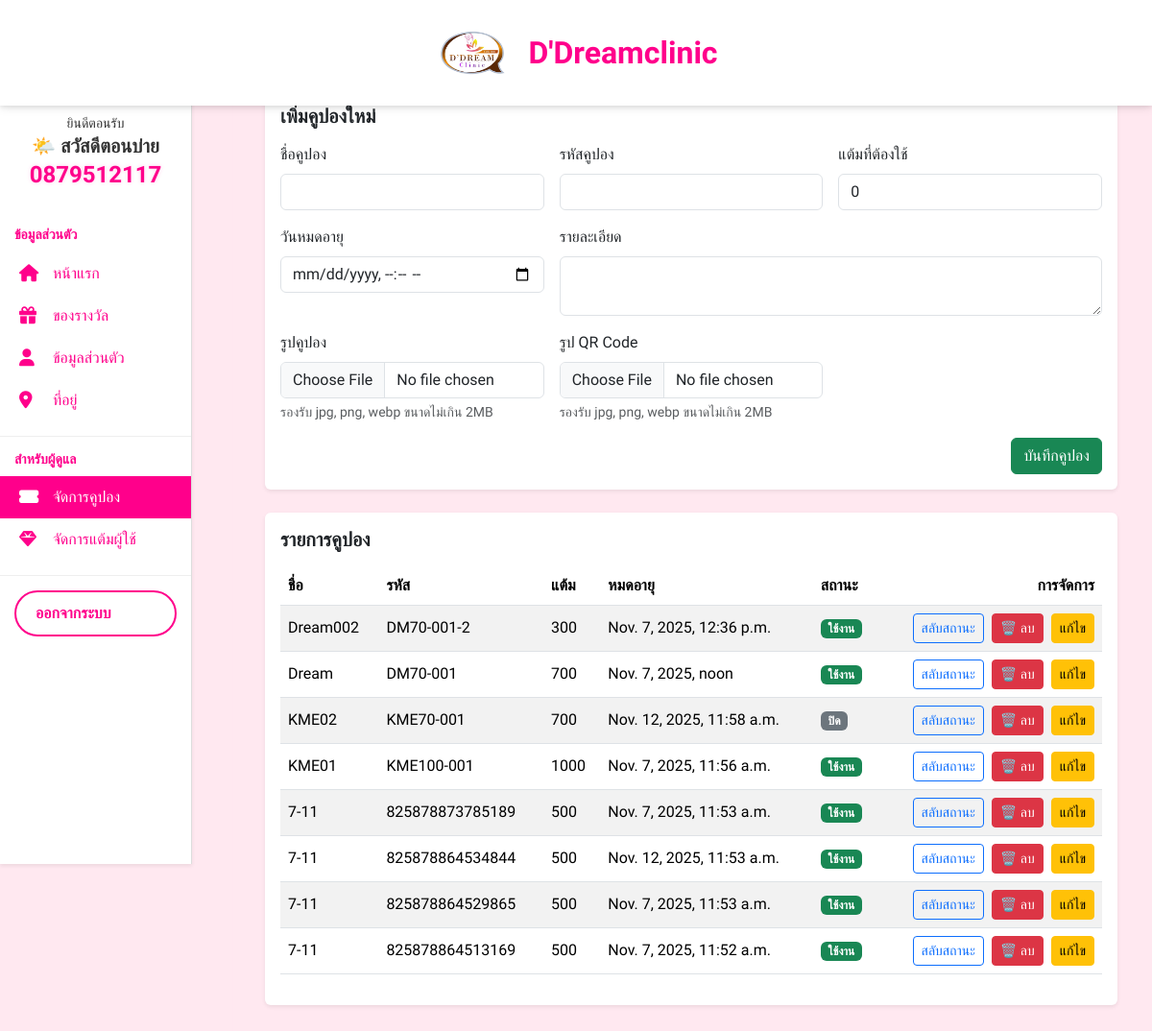
The page /account/coupon/ (signed in) on the database as committed earlier.
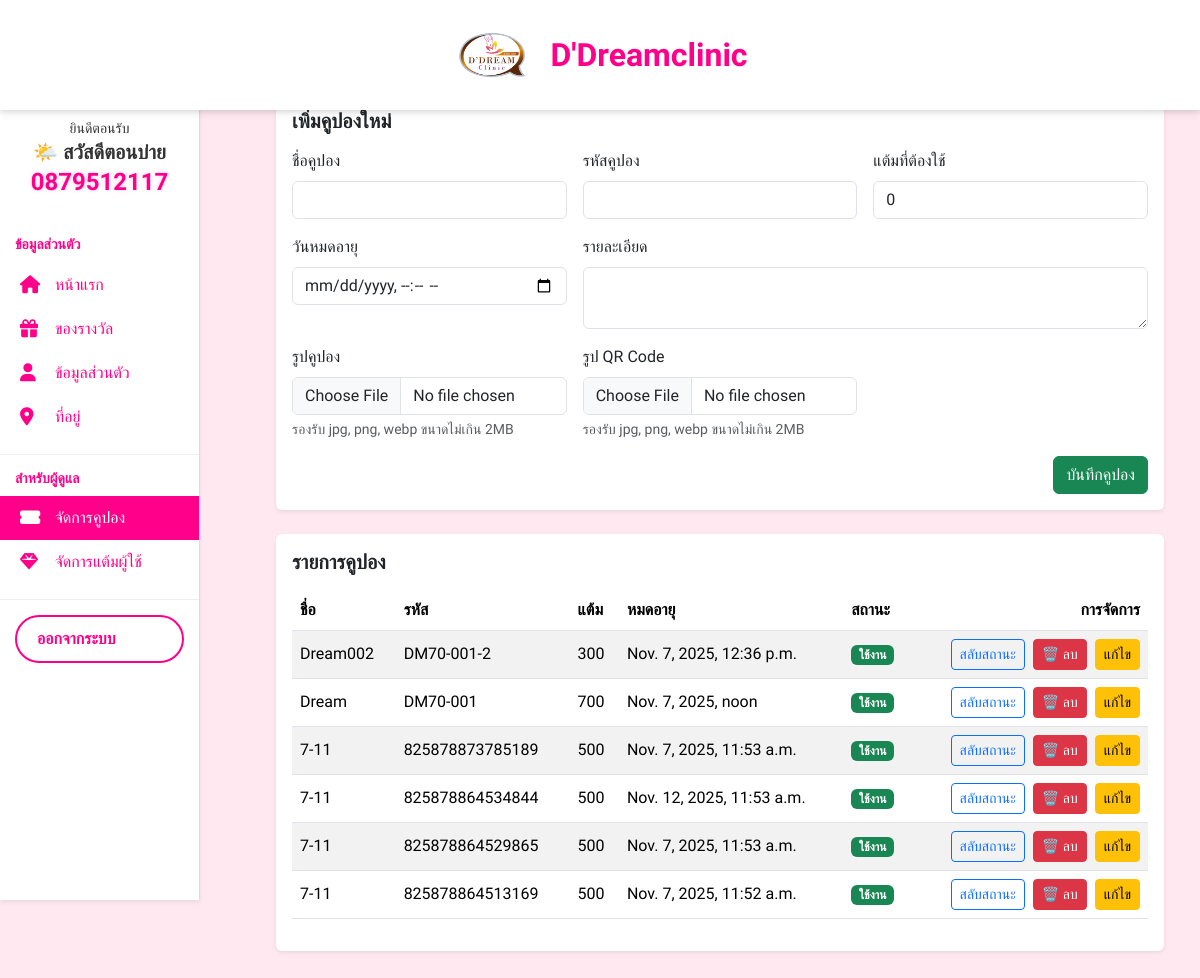
The same page on the database as committed later.
### account/models.py (models this page shows, shortened)
class User(AbstractUser):
    phone = models.CharField(max_length=10, unique=True)
    username = models.CharField(max_length=150, blank=True, null=True)
    USERNAME_FIELD = 'phone'
    REQUIRED_FIELDS = []

class Coupon(models.Model):
    PERCENT = "PERCENT"
    FIXED   = "FIXED"
    DISCOUNT_TYPE_CHOICES = [
        (PERCENT, "เปอร์เซ็นต์"),
        (FIXED,   "จำนวนเงินคงที่"),
    ]
    name = models.CharField(max_length=100)
    code = models.CharField(max_length=40, unique=True, db_index=True)
    discount_type = models.CharField(max_length=10, choices=DISCOUNT_TYPE_CHOICES)
    discount_value = models.DecimalField(
        max_digits=10, decimal_places=2,
        validators=[MinValueValidator(0)]
    )
    percent_max_discount = models.DecimalField(
        max_digits=10, decimal_places=2, null=True, blank=True,
        help_text="จำกัดส่วนลดสูงสุดเมื่อเป็นเปอร์เซ็นต์ (ไม่บังคับ)"
    )
    min_spend = models.DecimalField(
        max_digits=10, decimal_places=2, default=0,
        validators=[MinValueValidator(0)]
    )
    starts_at = models.DateTimeField(default=timezone.now)
    ends_at   = models.DateTimeField(null=True, blank=True)
    active = models.BooleanField(default=True)
    note = models.CharField(max_length=255, blank=True)
    allowed_levels = models.JSONField(
        default=list,
        help_text="ตัวอย่าง: [\"SILVER\", \"GOLD\"]"
    )
    max_uses = models.PositiveIntegerField(null=True, blank=True, help_text="ทั้งหมดกี่ครั้ง (เว้นว่าง=ไม่จำกัด)")
    use_count = models.PositiveIntegerField(default=0)
    max_uses_per_user = models.PositiveIntegerField(null=True, blank=True, help_text="ต่อผู้ใช้กี่ครั้ง (เว้นว่าง=ไม่จำกัด)")
    stackable = models.BooleanField(default=False)
    required_points = models.PositiveIntegerField(default=0)
    created_at = models.DateTimeField(auto_now_add=True)
    updated_at = models.DateTimeField(auto_now=True)
    image = models.ImageField(
        upload_to="coupons/%Y/%m/",
        null=True, blank=True,
        validators=[FileExtensionValidator(["jpg","jpeg","png","webp"])],
    )
    image_code = models.ImageField(
        upload_to="coupons_qr/%Y/%m/",
        null=True, blank=True,
        validators=[FileExtensionValidator(["jpg","jpeg","png","webp"])],
    )
    is_deleted = models.BooleanField(default=False)
    class Meta:
        indexes = [
            models.Index(fields=["code"]),
            models.Index(fields=["active", "starts_at", "ends_at"]),
        ]

### account/view_coupon.py (the view, shortened to what this page needs)
# urls.py: path('coupon/', view_coupon.coupon_staff_view, name='coupon_staff'),
@login_required
@user_passes_test(lambda u: u.is_staff)
def coupon_staff_view(request):
    coupons = list(Coupon.objects.filter(is_deleted = False).order_by("-created_at"))
    now = timezone.now()  # ✅ เพิ่มตัวแปรเวลาสำหรับ template
    for c in coupons:
        c.expires_at = c.ends_at
        c.is_active = c.active
        c.is_expired = c.ends_at and c.ends_at < now
        c.is_fully_used = c.max_uses and c.use_count >= c.max_uses
    return render(
        request,
        "coupons/coupon_staff.html",
        {"coupons": coupons, "now": now},
    )

### templates/coupons/coupon_staff.html (shortened to what this page needs)
{% extends 'base/base.html' %}
{% block content %}
<div class="container py-4">
  <h4 class="fw-bold text-success mb-3">จัดการคูปอง (Staff)</h4>
  <div class="card border-0 shadow-sm mb-4">
    <div class="card-body">
      <h5 class="fw-bold mb-3">เพิ่มคูปองใหม่</h5>
      <form method="post" class="row g-3" enctype="multipart/form-data">
        <div class="col-md-4">
          <label class="form-label">ชื่อคูปอง</label>
          <input class="form-control" name="name" required>
        </div>
          <div class="col-md-4">
          <label class="form-label">รหัสคูปอง</label>
          <input class="form-control" name="code" required>
        </div>
        <div class="col-md-4">
          <label class="form-label">แต้มที่ต้องใช้</label>
          <input class="form-control" type="number" name="required_points" min="0" value="0" required>
        </div>
        <div class="col-md-4">
          <label class="form-label">วันหมดอายุ</label>
          <input class="form-control" type="datetime-local" name="expires_at" required>
        </div>
        <div class="col-md-8">
          <label class="form-label">รายละเอียด</label>
          <textarea class="form-control" rows="2" name="description"></textarea>
        </div>
        <div class="col-md-4">
          <label class="form-label">รูปคูปอง</label>
          <input class="form-control" type="file" name="image" accept="image/*">
          <div class="form-text">รองรับ jpg, png, webp ขนาดไม่เกิน 2MB</div>
        </div>
        <div class="col-md-4">
          <label class="form-label">รูป QR Code</label>
          <input class="form-control" type="file" name="image_qr" accept="image/*">
          <div class="form-text">รองรับ jpg, png, webp ขนาดไม่เกิน 2MB</div>
        </div>
        <div class="col-12 text-end">
          <button class="btn btn-success">บันทึกคูปอง</button>
        </div>
      </form>
    </div>
  </div>
  <div class="card border-0 shadow-sm">
    <div class="card-body">
      <h5 class="fw-bold mb-3">รายการคูปอง</h5>
      <div class="table-responsive">
        <table class="table table-striped align-middle">
          <thead>
            <tr>
              <th>ชื่อ</th>
              <th>รหัส</th>
              <th>แต้ม</th>
              <th>หมดอายุ</th>
              <th>สถานะ</th>
              <th class="text-end">การจัดการ</th>
            </tr>
          </thead>
          <tbody>
            {% for c in coupons %}
            <tr>
               <td>{{ c.name }}</td>
              <td>{{ c.code }}</td>
              <td>
                {% if c.required_points is not None %}
                  {{ c.required_points }}
                {% endif %}
              </td>
              <td>{{ c.expires_at }}</td>
              <td>
                {% if c.is_active %}
                  <span class="badge bg-success">ใช้งาน</span>
                {% else %}
                  <span class="badge bg-secondary">ปิด</span>
                {% endif %}
              </td>
              <td class="text-end">
                <div class="d-flex gap-2 justify-content-end flex-wrap">
                  <form method="post" class="d-inline">
                    <button class="btn btn-outline-primary btn-sm">สลับสถานะ</button>
                  </form>
              <form method="POST" style="display:inline;" onsubmit="return confirm('ยืนยันลบคูปองนี้หรือไม่?');">
                <button type="submit" class="btn btn-sm btn-danger">🗑️ ลบ</button>
              </form>
                <button type="button"
                      class="btn btn-sm btn-warning"
                      data-bs-toggle="modal"
                      data-bs-target="#editCouponModal"
                      data-id="{{ c.id }}"
                      data-name="{{ c.name }}"
                      data-code="{{ c.code }}"
                      data-required_points="{{ c.required_points }}"
                      data-expires_at="{{ c.expires_at|date:'Y-m-d\\TH:i' }}"
                      data-description="{{ c.note }}"
                      {% if c.image %}
                      data-image="{{ c.image.url }}"
                      {% endif %}
                      {% if c.image_code %}
                      data-image_code="{{ c.image_code.url }}"
                      {% endif %}>
                แก้ไข
              </button>
                </div>
              </td>
            </tr>
            {% empty %}
            <tr><td colspan="6" class="text-muted">ยังไม่มีคูปอง</td></tr>
            {% endfor %}
          </tbody>
        </table>
      </div>
    </div>
  </div>
</div>
{% endblock %}

### templates/base/base.html (shortened to what this page needs)
{% load static %}
<!DOCTYPE html>
<html lang="th">
<head>
  <link href="https://cdn.jsdelivr.net/npm/bootstrap@5.3.3/dist/css/bootstrap.min.css" rel="stylesheet">
  <link href="https://cdnjs.cloudflare.com/ajax/libs/font-awesome/6.4.2/css/all.min.css" rel="stylesheet">
</head>
<body>
  <nav class="navbar navbar-expand-lg navbar-main">
    {% include 'base/navbar.html' %}
  </nav>
  <main>
    <div class="d-flex">
      {% if '/account/' in request.path %}
        <aside class="sidebar-profile">
          {% include 'base/sidebar_profile.html' %}
        </aside>
      {% endif %}
      <div class="flex-grow-1 p-4">
        {% block content %}{% endblock %}
      </div>
    </div>
  </main>
</body>
</html>

### templates/base/navbar.html (shortened to what this page needs)
{% load static %}
<nav class="navbar navbar-expand-lg navbar-light bg-white shadow-sm">
  <div class="container-fluid d-flex align-items-center justify-content-between">
    <a class="navbar-brand d-flex align-items-center" href="#">
      <img src="{% get_media_prefix %}DMC.PNG" alt="DMC">
      <span class="ms-2 fw-bold">D'Dreamclinic</span>
    </a>
  </div>
</nav>

### templates/base/sidebar_profile.html (shortened to what this page needs)
{% load static %}
 <div class="main-content">
<div class="sidebar shadow-sm">
    <div class="p-3 rounded">
      <center><small>ยินดีตอนรับ</small>
      <h5 id="greeting" class="fw-bold mb-1">สวัสดี</h5>
      <h4 class="fw-bold text-pink">{{ user.phone|default:"099-XXX-XXXX" }}</h4>
</center>
    </div>
  <div class="sidebar-section">
    <h6>ข้อมูลส่วนตัว</h6>
    <a href="/account/dashboard/" class="{% if request.path == '/account/dashboard/' %}active{% endif %}">
      <i class="fa fa-home"></i> หน้าแรก
    </a>
    <a href="/account/redeem/" class="{% if request.path == '/account/redeem/' %}active{% endif %}">
      <i class="fa fa-gift"></i> ของรางวัล
    </a>
    <a href="/account/profile/" class="{% if request.path == '/account/profile/' %}active{% endif %}">
      <i class="fa fa-user"></i> ข้อมูลส่วนตัว
    </a>
    <a href="/account/address/" class="{% if request.path == '/account/address/' %}active{% endif %}">
      <i class="fa fa-map-marker-alt"></i> ที่อยู่
    </a>
  </div>
  {% if user.is_staff or user.is_superuser %}
  <div class="sidebar-section">
    <h6>สำหรับผู้ดูแล</h6>
    <a href="/account/coupon/" class="{% if request.path == '/account/coupon/' %}active{% endif %}">
      <i class="fa fa-ticket-alt"></i> จัดการคูปอง
    </a>
    <a href="/account/staff/points/" class="{% if request.path == '/account/staff/points/' %}active{% endif %}">
      <i class="fa fa-gem"></i> จัดการแต้มผู้ใช้
    </a>
  </div>
  {% endif %}
  <a href="/account/logout/" class="logout-btn">ออกจากระบบ</a>
</div>
</div>

### templates/base/sidebar_profile.html (style rules this page uses)
.sidebar { width: 200px; background-color: #ffffff; border-right: 1px solid #ddd; min-height: 100vh; position: fixed; left: 0; top: 100px; z-index: 1040; overflow-y: auto; padding-bottom: 80px; transition: all 0.3s ease; }
.sidebar-section { padding: 15px 0; border-bottom: 1px solid #eee; }
.sidebar-section h6 { font-weight: bold; color: #555; font-size: 14px; margin-left: 15px; margin-bottom: 10px; }
.sidebar a { display: flex; align-items: center; padding: 10px 20px; color: #333; text-decoration: none; transition: all 0.2s ease; }
.sidebar a:hover, .sidebar a.active { background-color: #e9f8ec; color: #198754; }
.sidebar a i { width: 25px; font-size: 18px; color: #ff008b; margin-right: 10px; }
.logout-btn { margin: 15px; border: 2px solid #198754; color: #ffffff; font-weight: bold; border-radius: 25px; padding: 10px 0; transition: all 0.3s ease; text-align: center; text-decoration: none; }
@media (min-width: 992px) { .main-content { margin-left: 200px; padding: 20px; transition: margin-left 0.3s ease; } }
@media (min-width: 992px) { :root { --pink-color: #ff008b; } }
@media (min-width: 992px) { .sidebar a, .sidebar-section h6, .logout-btn, .footer-menu a span, .footer-menu a i { color: var(--pink-color) !important; } }
@media (min-width: 992px) { .sidebar a:hover, .sidebar a.active { background-color: var(--pink-color) !important; color: white !important; } }
@media (min-width: 992px) { .sidebar a:hover i, .sidebar a.active i { color: white !important; } }
@media (min-width: 992px) { .logout-btn { border: 2px solid var(--pink-color) !important; color: var(--pink-color) !important; } }
.text-pink { color: #ff008b !important; font-weight: 700; text-shadow: 0 0 4px rgba(255, 102, 200, 0.3); }

Rows that differ between the two databases and show on the page:
removed Coupon: name "KME02", code "KME70-001", required_points "700", expires_at "Nov. 12, 2025, 11:58 a.m.", shows "ปิด"
removed Coupon: name "KME01", code "KME100-001", required_points "1000", expires_at "Nov. 7, 2025, 11:56 a.m.", shows "ใช้งาน"
